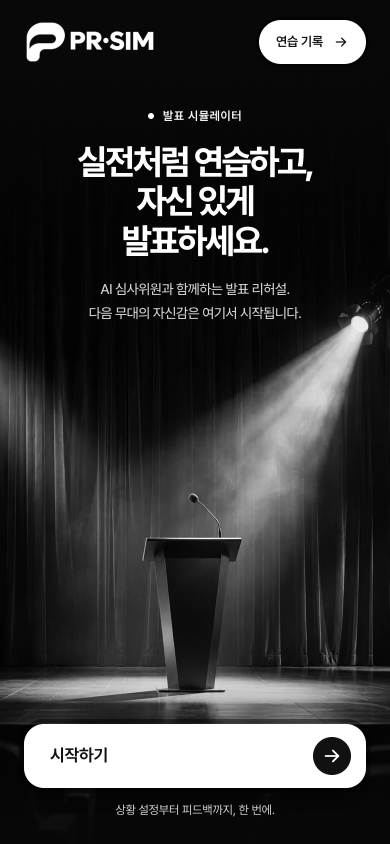
#> input picture docs/screens/draft/01-landing.png, 780 x 1688 px, found by its file name (shown at 1/2 size)
$ python diff.py
#> lines starting #> are read from the running program, lines starting #| are printed output that depends on the picture
import sys
from PIL import Image, ImageChops
pairs = [
 ("g3/p2/deployed/visual/out-390x844/01-landing.png", "g3/p2/tail/verify/visual/out390/01-landing-mobile.png", "01-landing-390"),
 ("g3/p2/deployed/visual/out-390x844/07-history.png", "g3/p2/tail/verify/visual/out390/07-history-mobile.png", "07-history-390"),
 ("g3/p2/deployed/visual/out-390x844/07-history-full.png", "g3/p2/tail/verify/visual/out390/07-history-mobile-full.png", "07-history-390-full"),
 ("g3/p2/deployed/visual/out-390x844/07-history-empty.png", "g2/SCREENS-A/07-history-empty.png", "07-history-empty-390-vsG2"),
 ("g3/p2/deployed/visual/out-1440x900/01-landing.png", "g2/SCREENS-A/01-landing-desktop-frame.png", "01-landing-1440-vsG2"),
]
out = "g3/p2/deployed/visual/diff"
import os; os.makedirs(out, exist_ok=True)
for a, b, name in pairs:
    A = Image.open(a).convert("RGB"); B = Image.open(b).convert("RGB")
#> further down, A is the input picture: PIL image 780x1688 RGB; mean R, G, B 54.2, 54.3, 54.2
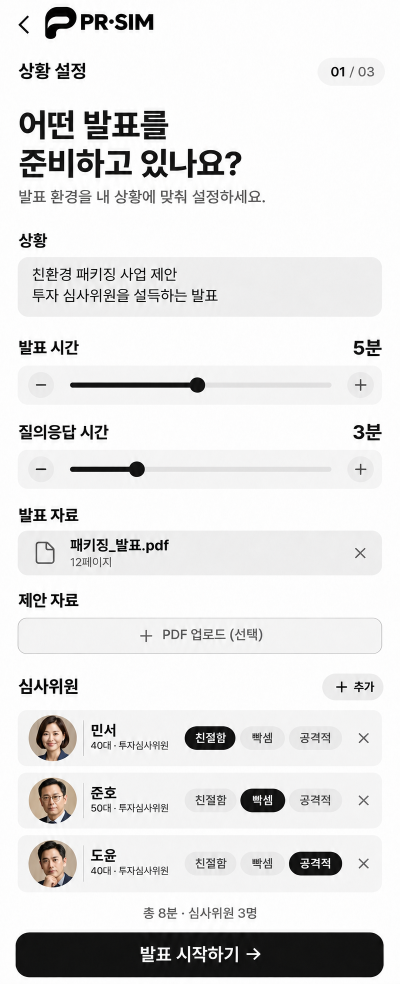
#> input picture docs/screens/draft/02-setup.png, 799 x 1968 px, given in place of 01-landing-mobile.png, which was not available (shown at 1/2 size)
#> further down, B is the input picture: PIL image 799x1968 RGB; mean R, G, B 227.3, 227, 226.7
    if A.size != B.size:
        print(name, "SIZE", A.size, B.size);
#| 01-landing-390 SIZE (780, 1688) (799, 1968)
        h = min(A.size[1], B.size[1]); w = min(A.size[0], B.size[0]); A = A.crop((0,0,w,h)); B = B.crop((0,0,w,h))
#> after `h = min(A.size[1], B.size[1])`: h = 1688
#> after `w = min(A.size[0], B.size[0])`: w = 780
#> after `B = B.crop((0, 0, w, h))`:
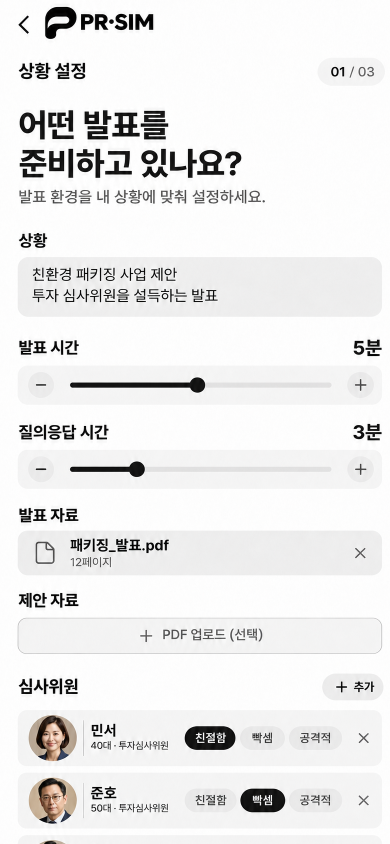
#> B: PIL image 780x1688 RGB (shown at 1/2 size); mean R, G, B 235.8, 235.5, 235.3
    d = ImageChops.difference(A, B).convert("L")
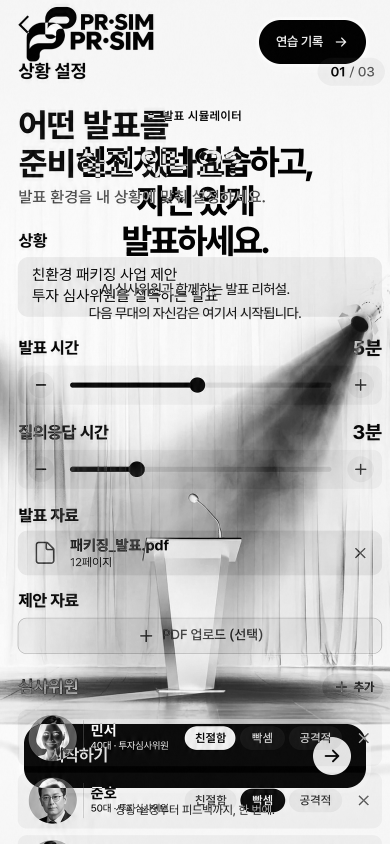
#> d: PIL image 780x1688 L (shown at 1/2 size); min 0, max 255, mean 188.6
    px = sum(1 for v in d.getdata() if v > 24); tot = d.size[0]*d.size[1]
#> after `px = sum((1 for v in d.getdata() if v > 24))`: px = 1172747
#> after `tot = d.size[0] * d.size[1]`: tot = 1316640
    bbox = d.point(lambda v: 255 if v > 24 else 0).getbbox()
#> bbox = (0, 0, 780, 1688)
    print(f"{name}: diff>24 {px}/{tot} = {100*px/tot:.3f}%  bbox={bbox}")
#| 01-landing-390: diff>24 1172747/1316640 = 89.071%  bbox=(0, 0, 780, 1688)
    d.point(lambda v: min(255, v*4)).save(f"{out}/{name}.png")
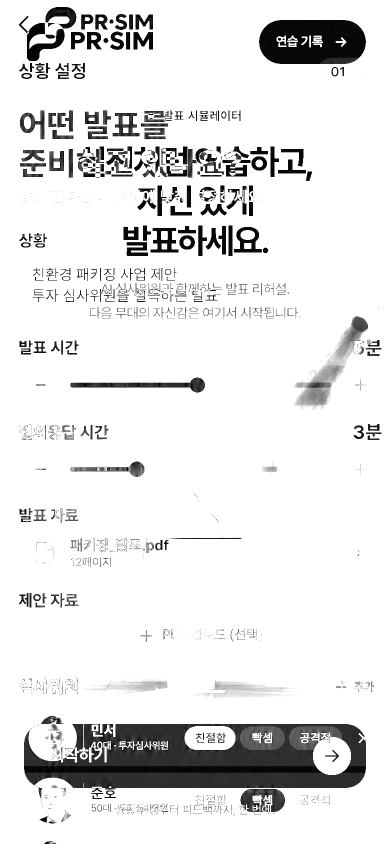
#> saved as 01-landing-390.png: PIL image 780x1688 L (shown at 1/2 size); min 0, max 255, mean 228.7
#> pass 2 of the loop `for a, b, name in pairs:`:
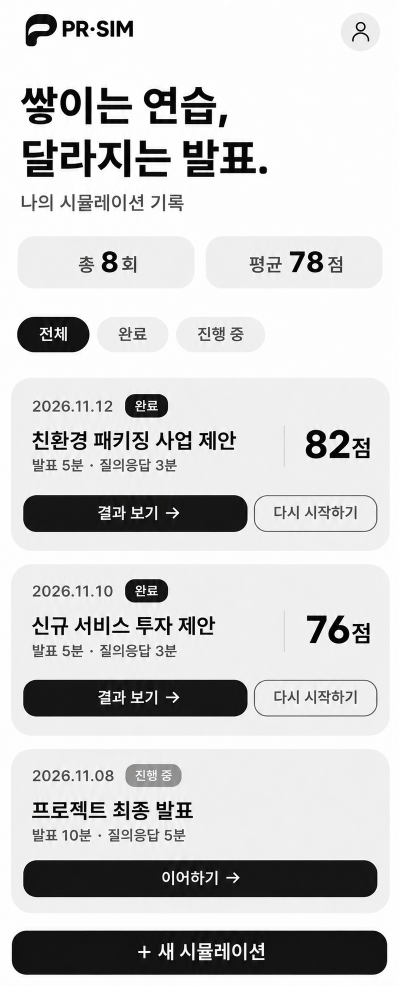
#> input picture docs/screens/draft/07-history.png, 798 x 1971 px, found by its file name (shown at 1/2 size)
#> A is the input picture: PIL image 798x1971 RGB; mean R, G, B 207.1, 207, 207
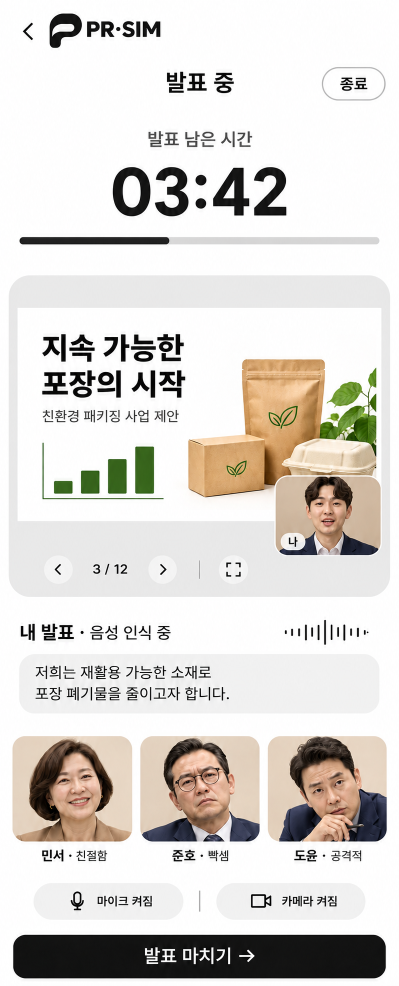
#> input picture docs/screens/draft/03-presentation.png, 798 x 1971 px, given in place of 07-history-mobile.png, which was not available (shown at 1/2 size)
#> B is the input picture: PIL image 798x1971 RGB; mean R, G, B 219, 215.3, 210.7
#> d: PIL image 798x1971 L
#> px = 516413
#> bbox = (18, 27, 779, 1957)
#| 07-history-390: diff>24 516413/1572858 = 32.833%  bbox=(18, 27, 779, 1957)
#> `d.point(lambda v: min(255, v*4)).save(f"{out}/{name}.png")`:
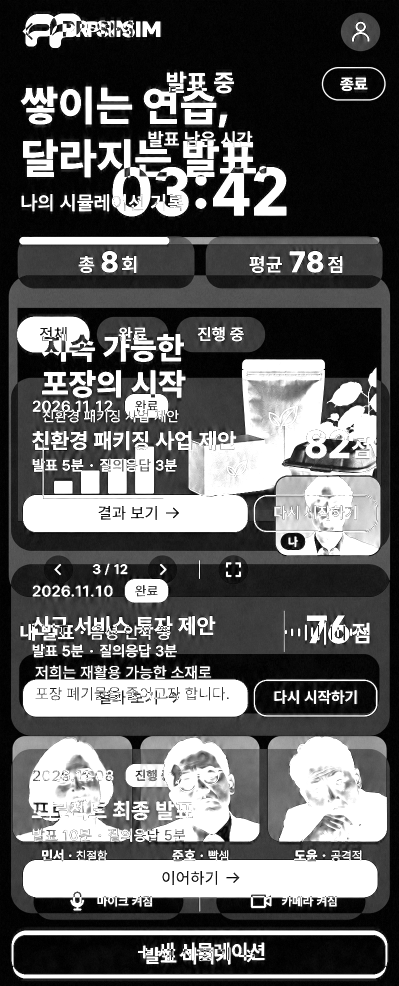
#> saved as 07-history-390.png: PIL image 798x1971 L (shown at 1/2 size); min 0, max 255, mean 95.5
#> (the run stopped early here; a loop or call above may not have finished)
